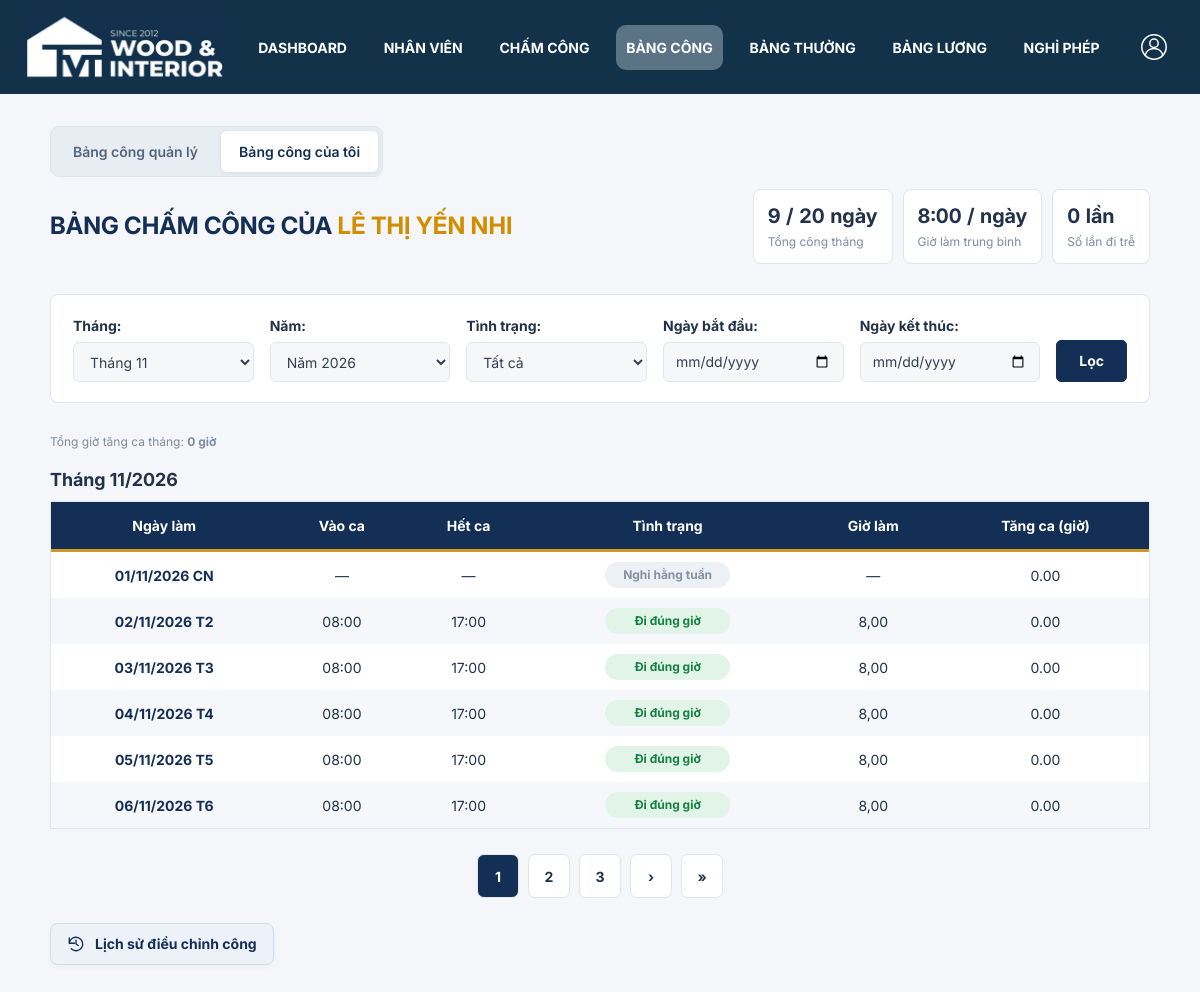
Page /bang_cong/ca-nhan/ (signed in) on the committed database.
### nhan_vien/models.py (models this page shows, shortened)
class Employee(models.Model):
    GENDER_CHOICES = [('Nam', 'Nam'), ('Nữ', 'Nữ')]
    EMPLOYMENT_STATUS_CHOICES = [
        ('Đang làm việc', 'Đang làm việc'),
        ('Tạm nghỉ', 'Tạm nghỉ'),
        ('Đã nghỉ việc', 'Đã nghỉ việc'),
    ]
    code = models.CharField('Mã nhân viên', max_length=25, unique=True)
    full_name = models.CharField('Họ tên', max_length=255)
    user = models.OneToOneField(settings.AUTH_USER_MODEL, on_delete=models.PROTECT,
                               related_name='employee', verbose_name='Tài khoản')
    department = models.ForeignKey(Department, on_delete=models.PROTECT, verbose_name='Phòng ban')
    position = models.ForeignKey('Position', null=True, blank=True, on_delete=models.SET_NULL,
                                 related_name='employees', verbose_name='Chức vụ')
    avatar = models.FileField('Ảnh đại diện', upload_to='employees/avatars/', blank=True,
                              validators=[FileExtensionValidator(['jpg', 'jpeg', 'png', 'webp'])])
    national_id = models.CharField('CCCD', max_length=12, null=True, blank=True, unique=True)
    gender = models.CharField('Giới tính', max_length=10, choices=GENDER_CHOICES, blank=True)
    date_of_birth = models.DateField('Ngày sinh', null=True, blank=True)
    phone = models.CharField('Số điện thoại', max_length=15, null=True, blank=True, unique=True)
    address = models.CharField('Địa chỉ', max_length=255, blank=True)
    hire_date = models.DateField('Ngày vào làm')
    base_salary = models.DecimalField('Lương cơ bản', max_digits=16, decimal_places=2,
                                     validators=[MinValueValidator(0)])
    payroll_settings = models.JSONField('Thiết lập tính lương dùng chung', null=True, blank=True, default=None)
    is_active = models.BooleanField('Đang làm việc', default=True)
    employment_status = models.CharField('Trạng thái nhân viên', max_length=30,
                                         choices=EMPLOYMENT_STATUS_CHOICES,
                                         default='Đang làm việc')
    class Meta:
        ordering = ['code']
        db_table = 'Ho_so_ca_nhan'

### bang_cong/models.py (models this page shows, shortened)
class ChamCong(models.Model):
    id = models.BigAutoField(primary_key=True, db_column='Ma_cham_cong')
    nhan_vien = models.ForeignKey('employees.Employee', on_delete=models.PROTECT, db_column='Ma_nhan_vien')
    ngay = models.DateField('Ngày', db_column='Ngay_cham_cong')
    gio_vao = models.TimeField('Check-in', null=True, blank=True, db_column='Thoi_gian_vao')
    gio_ra = models.TimeField('Check-out', null=True, blank=True, db_column='Thoi_gian_ra')
    trang_thai = models.CharField(
        'Trạng thái', max_length=15,
        choices=[
            ('present', 'Có mặt'),
            ('leave', 'Nghỉ phép'),
            ('absent', 'Nghỉ không phép'),
            ('incomplete', 'Thiếu dữ liệu'),
        ],
        db_column='Trang_thai',
    )
    so_gio_lam = models.DecimalField(max_digits=8, decimal_places=4, default=0, db_column='So_gio_lam_viec')
    so_phut_tre = models.PositiveIntegerField(default=0, db_column='Thoi_gian_di_tre')
    so_gio_tang_ca = models.DecimalField(
        'Giờ tăng ca', db_column='So_gio_tang_ca',
        max_digits=12, decimal_places=4, default=0,
    )
    class Meta:
        db_table = 'Cham_cong'
        ordering = ['-ngay', 'nhan_vien__code']
        constraints = [
            models.UniqueConstraint(
                fields=['nhan_vien', 'ngay'], name='unique_employee_attendance_date',
            ),
            models.CheckConstraint(
                check=(
                    models.Q(gio_ra__isnull=True)
                    | models.Q(gio_vao__isnull=True)
                    | models.Q(gio_ra__gt=models.F('gio_vao'))
                ),
                name='valid_checkout',
            ),
        ]
    @property
    def cong_thuc_te(self):
        return self._cong_ngay()['actual']
    @property
    def cong_nghi_co_luong(self):
        return self._cong_ngay()['leave']
    def _cong_ngay(self):
        from .services.tinh_toan import ket_qua_cong_ngay
        if '_ket_qua_cong' not in self.__dict__:
            self._ket_qua_cong = ket_qua_cong_ngay(self)
        return self._ket_qua_cong  # Trả kết quả đã tính hoặc được service nạp sẵn.
    @property
    def tong_cong(self):
        return (Decimal(self.cong_thuc_te) + Decimal(self.cong_nghi_co_luong)).quantize(Decimal('0.0001'))

### bang_cong/views.py (the view)
# urls.py: path('ca-nhan/', views.bang_cong_ca_nhan, name='ca-nhan'),
@login_required
def bang_cong_ca_nhan(request):
    nhan_vien = get_object_or_404(Employee, user=request.user)
    return bang_cong_nhan_vien(request, nhan_vien.pk, chi_xem_ban_than=True)

### bang_cong/forms.py
class BoLocCongNgay(BoLocBangCong):
    state = forms.ChoiceField(label='Tình trạng', required=False, choices=[('', 'Tất cả'),
        ('paid', 'Có công hưởng lương'), ('actual', 'Có công thực tế'), ('paid_leave', 'Nghỉ hưởng lương'),
        ('late', 'Đi trễ'), ('leave', 'Nghỉ phép'), ('absent', 'Nghỉ không phép'),
        ('incomplete', 'Thiếu dữ liệu'), ('ot', 'Có tăng ca')])
    start = _truong_ngay('Ngày bắt đầu')
    end = _truong_ngay('Ngày kết thúc')
    def clean(self):
        return _kiem_tra_khoang_ngay(super().clean(), 'Ngày bắt đầu phải trước hoặc bằng ngày kết thúc.')

### bang_cong/forms.py (called while the page is built)
def _kiem_tra_khoang_ngay(du_lieu, thong_bao):
    bat_dau, ket_thuc = du_lieu.get('start'), du_lieu.get('end')
    if bat_dau and ket_thuc and bat_dau > ket_thuc:
        raise forms.ValidationError(thong_bao)
    return du_lieu  # Trả dữ liệu đã kiểm tra cho clean().

    def clean(self):
        du_lieu = super().clean()
        ngay = du_lieu.get('day')
        if du_lieu.get('day_state') and not ngay:
            raise forms.ValidationError('Cần chọn ngày chấm công.')
        if ngay and (ngay.month, ngay.year) != (du_lieu.get('month'), du_lieu.get('year')):
            raise forms.ValidationError('Ngày chấm công phải thuộc tháng/năm đã chọn.')
        return du_lieu

### bang_cong/services/hien_thi.py (called while the page is built)
def _lay_lich_thang(nam, thang):
    return lich_thang(nam, thang)

def _lay_cong_thang(nam, thang, **pham_vi):
    return ChamCong.objects.filter(ngay__year=nam, ngay__month=thang, **pham_vi).select_related('nhan_vien')

### bang_cong/services/tinh_toan.py (called while the page is built)
def lich_thang(nam, thang, ky_cong=None):
    ky_cong = ky_cong or PayrollPeriod.objects.filter(nam=nam, thang=thang).first()
    luu_tru = ky_cong.lich_luu_tru if ky_cong else {}
    if not luu_tru and nam != 2026:
        return {}
    ket_qua = {}
    for so_ngay in range(1, calendar.monthrange(nam, thang)[1] + 1):
        ngay = date(nam, thang, so_ngay)
        cu = luu_tru.get(ngay.isoformat())
        if cu is None and luu_tru:
            raise ValidationError('Lịch lưu trữ chưa đầy đủ, cần kiểm tra kỳ công.')
        loai, cong, ghi_chu = cu if cu is not None else lich_du_kien(ngay)
        ket_qua[ngay] = SimpleNamespace(ngay=ngay, loai_ngay=loai,
                                       cong_chuan=Decimal(str(cong)), ghi_chu=ghi_chu)
    return ket_qua

### bang_cong/views.py (called while the page is built)
def tham_so_phan_trang(request):
    gia_tri = request.GET.copy()
    gia_tri.pop('page', None)
    return gia_tri.urlencode()

### bang_luong/models.py (called while the page is built)
    def _gio_ca(self, truong, mac_dinh):
        return time.fromisoformat(self.can_cu_cong.get(truong, mac_dinh))

### templates/attendance/month.html (shortened to what this page needs)
{% extends 'attendance/base.html' %}
{% block record_scope %}{% include 'includes/record_scope.html' with module='attendance' %}{% endblock %}
{% block attendance_content %}
{% if personal %}
 <div class="at-self-heading"><h1>BẢNG CHẤM CÔNG CỦA <em>{{ employee.full_name|upper }}</em></h1>
 <div class="at-mini-stats"><div><strong>{{ summary.paid|floatformat:'-4'|default:'0' }} / {{ summary.standard|floatformat:'-4'|default:'—' }} ngày</strong><small>Tổng công tháng</small></div><div><strong>{{ average }} / ngày</strong><small>Giờ làm trung bình</small></div><div><strong>{{ summary.late_count|default:'0' }} lần</strong><small>Số lần đi trễ</small></div></div></div>
{% endif %}
<form class="at-filter" method="get">
 <div class="at-field">{{ form.month.label_tag }}{{ form.month }}</div><div class="at-field">{{ form.year.label_tag }}{{ form.year }}</div>
 <div class="at-field">{{ form.state.label_tag }}{{ form.state }}</div><div class="at-field">{{ form.start.label_tag }}{{ form.start }}</div><div class="at-field">{{ form.end.label_tag }}{{ form.end }}</div>
 <button class="at-button" type="submit">Lọc</button>{% if form.errors %}<div class="at-errors w-100">{{ form.errors }}</div>{% endif %}
</form>
{% if personal and summary %}<p class="at-muted">Tổng giờ tăng ca tháng: <strong>{{ summary.ot|floatformat:'-4' }} giờ</strong></p>{% endif %}
<div class="at-subheading"><h2>{% if not personal %}Chi tiết chấm công theo ngày{% else %}Tháng {{ form.month.value }}/{{ form.year.value }}{% endif %}</h2>
</div>
<div class="at-table-wrap"><table class="at-table"><thead><tr><th>Ngày làm</th><th>Vào ca</th><th>Hết ca</th><th>Tình trạng</th><th>Giờ làm</th><th>Tăng ca (giờ)</th></tr></thead><tbody>
{% for item in page_obj %}<tr><td class="at-strong">{{ item.date|date:'d/m/Y' }} {{ item.weekday }}</td><td>{{ item.record.gio_vao|time:'H:i'|default:'—' }}</td><td>{{ item.record.gio_ra|time:'H:i'|default:'—' }}</td><td><span class="at-pill {{ item.state }}">{{ item.label }}</span></td>
<td>{% if item.record %}{{ item.record.so_gio_lam|floatformat:2 }}{% else %}—{% endif %}</td>
<td{% if item.ot > 0 %} class="at-strong" style="color:var(--at-gold)"{% endif %}>{{ item.ot|floatformat:'2u' }}</td>
</tr>
{% empty %}<tr><td colspan="{% if personal %}6{% else %}9{% endif %}" class="at-empty">Không có ngày phù hợp với bộ lọc.</td></tr>{% endfor %}</tbody></table></div>
{% include 'attendance/pagination.html' %}
{% if personal %}<div class="at-footer"><a class="at-button secondary at-history-button" href="{% url 'bang_cong:lich-su' employee.pk %}?{{ month_query }}"><svg width="18" height="18" viewBox="0 0 24 24" fill="none" stroke="currentColor" stroke-width="1.8" stroke-linecap="round" stroke-linejoin="round" aria-hidden="true"><path d="M3 11a9 9 0 1 1 2.6 7.4M3 4v7h7"/><path d="M12 7v5l3 2"/></svg><span>Lịch sử điều chỉnh công</span></a></div>{% endif %}
{% endblock %}

### static/css/navigation.css (style rules this page uses)
:root { --at-navy:#142f55; --at-gold:#ce9920; --at-muted:#7f8ba0; --at-line:#e0e6ee }
body { background:#f5f6f9; color:#22324b; font-family:Arial,"Segoe UI",sans-serif }

### bang_cong/static/attendance/attendance.css (style rules this page uses)
.at-filter { display:flex; align-items:flex-end; gap:16px; background:white; border:1px solid var(--at-line); border-radius:8px; padding:20px 22px; margin:0 0 30px; flex-wrap:wrap }
.at-field { flex:1; min-width:130px }
.at-field label { display:block; font-weight:700; font-size:14px; margin:0 0 6px }
.at-field input,.at-field select { width:100%; height:40px; padding:8px 12px; background:#f5f7f9; color:#344054; border:1px solid #e2e7ed; border-radius:6px; font-size:14px }
.at-button { display:inline-flex; justify-content:center; align-items:center; gap:10px; padding:10px 22px; min-height:40px; border-radius:5px; border:1px solid var(--at-navy); background:var(--at-navy); color:white; font-weight:700; text-decoration:none; font-size:14px; white-space:nowrap }
.at-button.secondary { background:white; color:var(--at-navy); border-color:#d3dce9 }
.at-table-wrap { overflow-x:auto; background:white; border:1px solid var(--at-line) }
.at-table { width:100%; border-collapse:collapse; font-size:14px; white-space:nowrap }
.at-table th { background:var(--at-navy); color:white; text-align:center; padding:13px 12px; font-weight:700; border-bottom:3px solid var(--at-gold) }
.at-table td { padding:10px 12px; text-align:center; vertical-align:middle }
.at-table tbody tr:nth-child(even) { background:#f5f7fa }
.at-pill { display:inline-block; min-width:125px; border-radius:18px; background:#e4edf9; color:#225b9c; padding:4px 13px; font-size:12px; font-weight:700 }
.at-pill.approved,.at-pill.present { background:#e2f4e7; color:#158143 }
.at-pill.empty,.at-pill.rest { background:#edf0f5; color:#8591a3 }
.at-muted { color:var(--at-muted) }
.at-strong { color:var(--at-navy); font-weight:700 }
.at-subheading { display:flex; justify-content:space-between; align-items:center; gap:15px; flex-wrap:wrap; margin:16px 0 9px }
.at-subheading h2 { font-size:20px; font-weight:700; margin:0 }
.at-footer { display:flex; justify-content:space-between; align-items:center; gap:10px; margin-top:15px; font-size:13px }
.at-footer .at-history-button { padding:10px 16px; border-radius:8px; border-color:#d3dce9; background:#edf2f8; box-shadow:0 2px 5px #1736540a; transition:background .15s,border-color .15s,box-shadow .15s }
.at-history-button svg { flex-shrink:0 }
.at-self-heading { display:flex; align-items:center; justify-content:space-between; gap:20px; margin:0 0 30px; flex-wrap:wrap }
.at-self-heading h1 { font-size:31px; font-weight:750; color:var(--at-navy); margin:0 }
.at-self-heading em { font-style:normal; color:#d38d00 }
.at-mini-stats { display:flex; gap:10px }
.at-mini-stats>div { background:white; padding:12px 14px; border:1px solid var(--at-line); border-radius:8px }
.at-mini-stats strong { display:block; font-size:18px }
.at-mini-stats small { color:var(--at-muted) }

### templates/base.html (style rules this page uses)
body { background:#f4f6fa;color:#182438 }
input,select,textarea { max-width:100%;padding:.45rem;border:1px solid #bbc6d2;border-radius:.35rem }
label { margin-right:.4rem }

### rows in the picture
Employee: full_name "LÊ THỊ YẾN NHI"
ChamCong: date "02/11/2026", weekday "T2", record.gio_vao "08:00", record.gio_ra "17:00", label "Đi đúng giờ", record.so_gio_lam "8,00", ot "0.00"
ChamCong: date "03/11/2026", weekday "T3", record.gio_vao "08:00", record.gio_ra "17:00", label "Đi đúng giờ", record.so_gio_lam "8,00", ot "0.00"
ChamCong: date "04/11/2026", weekday "T4", record.gio_vao "08:00", record.gio_ra "17:00", label "Đi đúng giờ", record.so_gio_lam "8,00", ot "0.00"
ChamCong: date "05/11/2026", weekday "T5", record.gio_vao "08:00", record.gio_ra "17:00", label "Đi đúng giờ", record.so_gio_lam "8,00", ot "0.00"
ChamCong: date "06/11/2026", weekday "T6", record.gio_vao "08:00", record.gio_ra "17:00", label "Đi đúng giờ", record.so_gio_lam "8,00", ot "0.00"

### other values in the picture
{{ summary.paid|floatformat:'-4'|default:'0' }} "9"
{{ summary.standard|floatformat:'-4'|default:'—' }} "20"
{{ average }} "8:00"
{{ summary.late_count|default:'0' }} "0"
{{ summary.ot|floatformat:'-4' }} "0"
{{ item.date|date:'d/m/Y' }} "01/11/2026"
{{ item.weekday }} "CN"
{{ item.record.gio_vao|time:'H:i'|default:'—' }} "—"
{{ item.record.gio_ra|time:'H:i'|default:'—' }} "—"
{{ item.label }} "Nghỉ hằng tuần"
{{ item.ot|floatformat:'2u' }} "0.00"
{{ number }} "1"
{{ number }} "2" "3"
